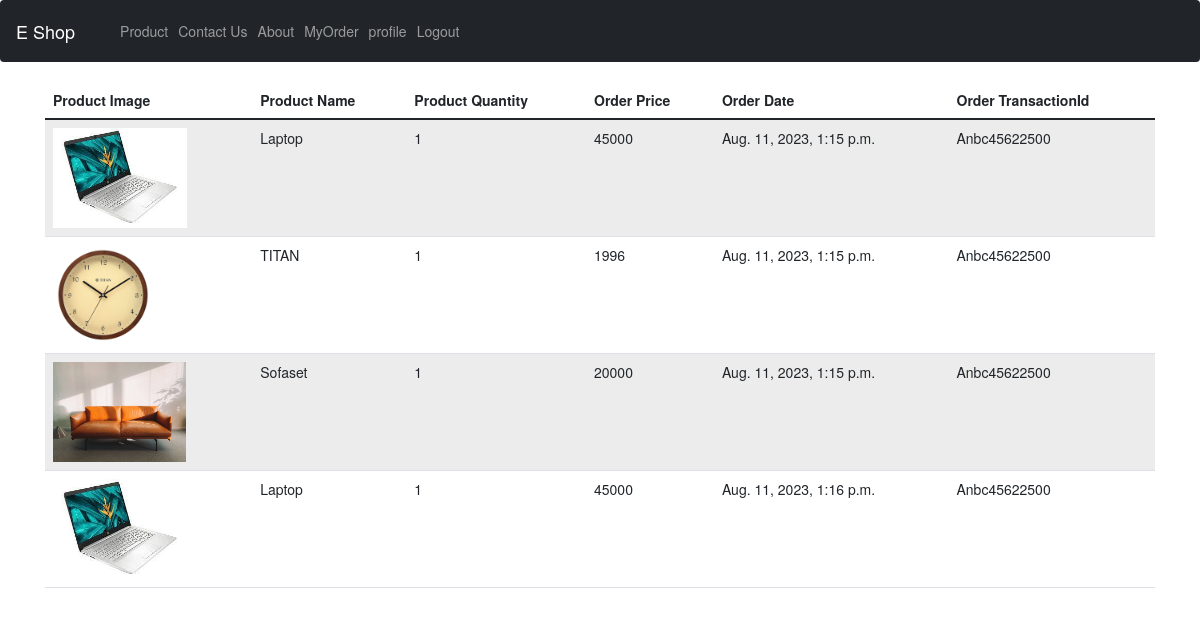
/ordertable/ (signed in), run on the app's committed database.
### app1/models.py (models this page shows)
class Product(models.Model):
    Category = models.ForeignKey(Category,on_delete=models.CASCADE)
    name = models.CharField(max_length=200)
    image = models.ImageField(upload_to='productimage',blank=True)
    price = models.IntegerField()
    quantity = models.IntegerField()
    discription = models.TextField()

class Order(models.Model):
    userid = models.CharField(max_length=200)
    productid = models.CharField(max_length=200)
    quantity = models.CharField(max_length=200)
    price = models.CharField(max_length=200)
    datetime = models.DateTimeField(auto_created=True,auto_now=True)
    paymentmethod = models.CharField(max_length=200)
    transactionid = models.CharField(max_length=200)

### app1/views.py (the view)
# urls.py: path('ordertable/',ordertable,name = "myorder"),
def ordertable(request):
    if 'email' in request.session:
        orderdata = Order.objects.filter(userid = request.session['id'])
        productlist = []
        for i in orderdata:
            productdict = {}
            productdata = Product.objects.get(id = i.productid)
            productdict['image'] = productdata.image
            productdict['name'] = productdata.name
            productdict['quantity'] = i.quantity
            productdict['price'] = i.price
            productdict['date'] = i.datetime
            productdict['transactionid'] = i.transactionid
            productlist.append(productdict)
        return render(request,'ordertable.html',{'productlist':productlist})
    else:
        return redirect('login')

### app1/templates/ordertable.html (shortened to what this page needs)
{% extends 'base.html' %}
{% block abc %}
<!DOCTYPE html>
<html lang="en">
<head>
  <link rel="stylesheet" href="https://maxcdn.bootstrapcdn.com/bootstrap/3.4.1/css/bootstrap.min.css">
</head>
<body>
<div class="container">
  <table class="table table-striped">
    <thead>
      <tr>
        <th>Product Image</th>
        <th>Product Name</th>
        <th>Product Quantity</th>
        <th>Order Price</th>
        <th>Order Date</th>
        <th>Order TransactionId</th>
      </tr>
    </thead>
    <tbody>
      {% for i in productlist %}
      <tr>
        <td><img src="{{i.image.url}}"height="100px "  /></td>
        <td>{{i.name}}</td>
        <td>{{i.quantity}}</td>
        <td>{{i.price}}</td>
        <td>{{i.date}}</td>
        <td>{{i.transactionid}}</td>
      </tr>
      {% endfor %}
    </tbody>
  </table>
</div>
</body>
</html>
{% endblock %}

### data on the page
Product: name "Laptop" "Laptop"
Order: price "45000", date "Aug. 11, 2023, 1:15 p.m.", transactionid "Anbc45622500"
Product: name "TITAN"
Order: price "1996", date "Aug. 11, 2023, 1:15 p.m.", transactionid "Anbc45622500"
Product: name "Sofaset"
Order: price "20000", date "Aug. 11, 2023, 1:15 p.m.", transactionid "Anbc45622500"
Order: price "45000", date "Aug. 11, 2023, 1:16 p.m.", transactionid "Anbc45622500"

### other printed values
{{ i.quantity }} "1" "1" "1" "1"
